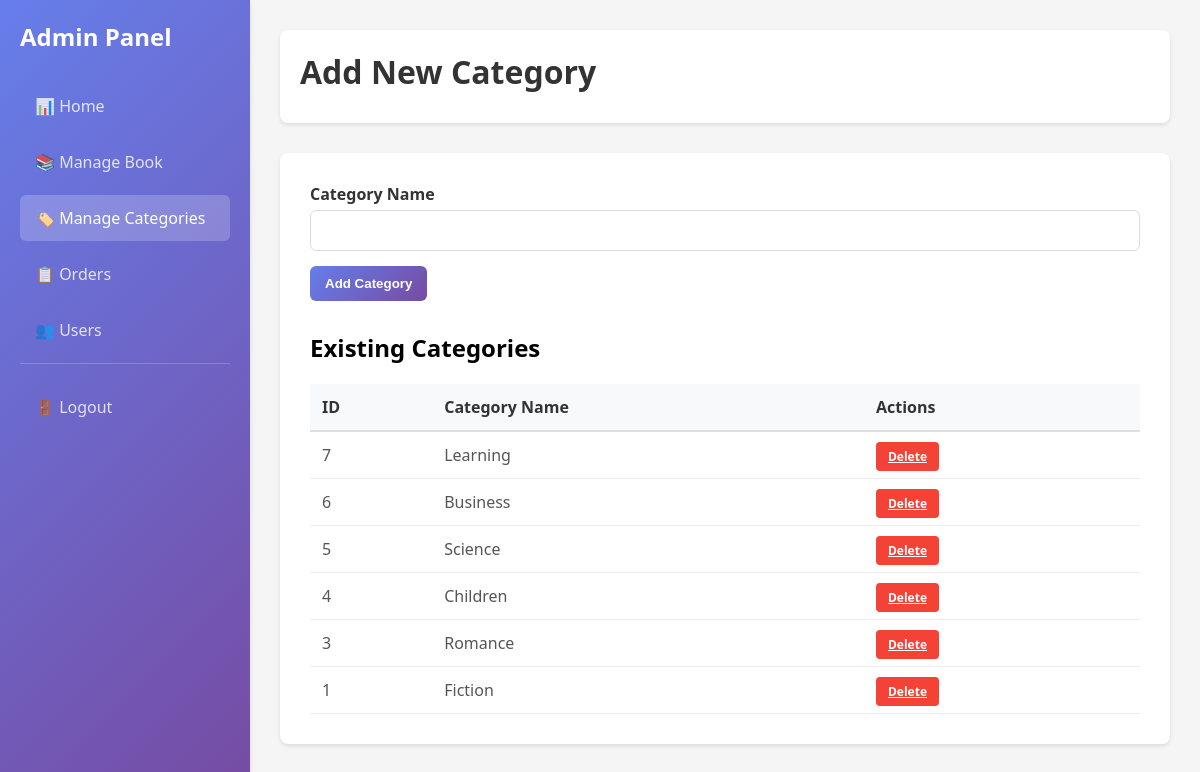
Page /admin/dashboard.php?page=categories (signed in) on the committed database.
### tables this page shows
CREATE TABLE `categories` (
  `id` int(11) NOT NULL,
  `name` varchar(100) NOT NULL
);

### admin/actions/categories.php (the view, shortened to what this page needs)
<?php
$categoryQuery = "SELECT * FROM categories ORDER BY id DESC";
$categoryResult = mysqli_query($conn, $categoryQuery);
                $catQuery = "SELECT * FROM categories ORDER BY id DESC";
                $catResult = mysqli_query($conn, $catQuery);
                $categories = mysqli_fetch_all($catResult, MYSQLI_ASSOC);
                ?>
                <div class="header">
                    <h1>Add New Category</h1>
                </div>
                <div class="content-section">
                    <form method="POST">
                        <div class="form-group">
                            <label>Category Name</label>
                            <input type="text" name="name"
                                value="<?php echo isset($_POST['name']) ? htmlspecialchars($_POST['name']) : '' ?>">
                        </div>
                        <button type="submit" style="
                background: linear-gradient(135deg, #667eea 0%, #764ba2 100%);
                color: white;
                padding: 10px 15px;
                border: none;
                border-radius: 6px;
                cursor: pointer;
            ">Add Category</button>
                    </form>
                    <h2 style="margin-top:30px;">Existing Categories</h2>
                    <?php if (count($categories) > 0): ?>
                        <div class="table-container">
                            <table>
                                <thead>
                                    <tr>
                                        <th>ID</th>
                                        <th>Category Name</th>
                                        <th>Actions</th>
                                    </tr>
                                </thead>
                                <tbody>
                                    <?php foreach ($categories as $category): ?>
                                        <tr>
                                            <td><?php echo $category['id']; ?></td>
                                            <td><?php echo htmlspecialchars($category['name']); ?></td>
                                            <td>
                                                <a href="dashboard.php?page=categories&action=delete&id=<?php echo $category['id']; ?>"
                                                    class="action-btn btn-delete"
                                                    onclick="return confirm('Delete this category?');">
                                                    Delete
                                                </a>
                                            </td>
                                        </tr>
                                    <?php endforeach; ?>
                                </tbody>
                            </table>
                        </div>
                    <?php else: ?>
                        <p>No categories found.</p>
                    <?php endif; ?>
                </div>

### assets/css/admin/dashboard.css (style rules this page uses)
* { margin: 0; padding: 0; box-sizing: border-box; }
body { font-family: 'Segoe UI', Tahoma, Geneva, Verdana, sans-serif; background-color: #f5f5f5; }
.header { background: white; padding: 20px; margin-bottom: 30px; border-radius: 8px; box-shadow: 0 2px 4px rgba(0, 0, 0, 0.1); }
.header h1 { color: #333; margin-bottom: 10px; }
.content-section { background: white; padding: 30px; border-radius: 8px; box-shadow: 0 2px 4px rgba(0, 0, 0, 0.1); }
.form-group { margin-bottom: 15px; }
.form-group label { display: block; margin-bottom: 5px; font-weight: 600; color: #333; }
.form-group input, .form-group textarea { width: 100%; padding: 10px; border: 1px solid #ddd; border-radius: 6px; font-family: inherit; font-size: 14px; }
button[type="submit"] { background: linear-gradient(135deg, #667eea 0%, #764ba2 100%); color: white; padding: 12px 20px; border: none; border-radius: 6px; cursor: pointer; font-weight: 600; transition: all 0.3s ease; align-self: flex-start; }
.table-container { overflow-x: auto; }
table { width: 100%; border-collapse: collapse; margin-top: 20px; }
table thead { background-color: #f8f9fa; border-bottom: 2px solid #e0e0e0; }
table th { padding: 12px; text-align: left; font-weight: 600; color: #333; }
table td { padding: 12px; border-bottom: 1px solid #eee; color: #555; }
.action-btn { padding: 6px 12px; margin-right: 8px; border: none; border-radius: 4px; cursor: pointer; font-size: 12px; font-weight: 600; transition: all 0.3s ease; }
.btn-delete { background-color: #f44336; color: white; }

### rows in the picture
categories: id "7", name "Learning"
categories: id "6", name "Business"
categories: id "5", name "Science"
categories: id "4", name "Children"
categories: id "3", name "Romance"
categories: id "1", name "Fiction"
